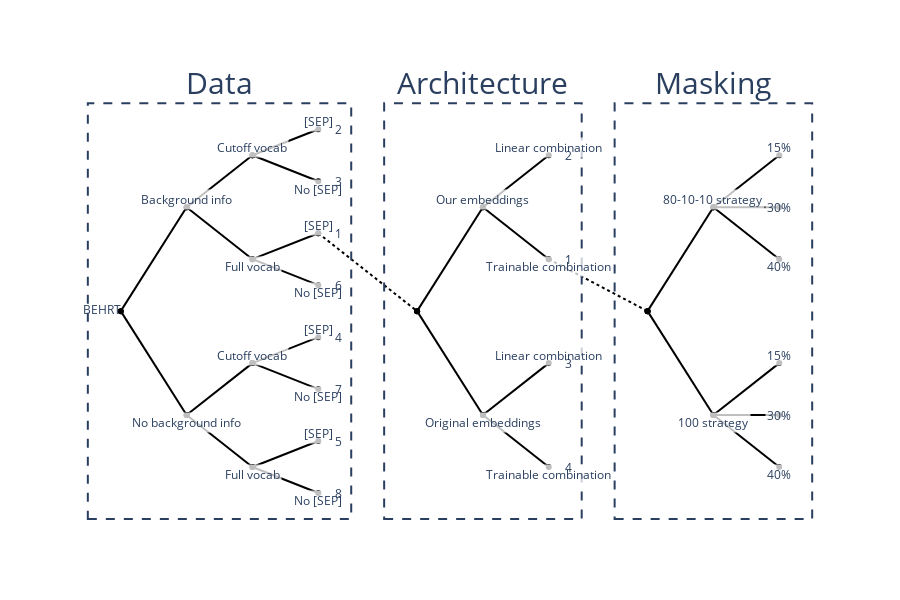

The code cell stored with this chart in its notebook:
### Code cell
fig = px.scatter()

make_graph(
    fig, 
    levels=3, 
    x_offset=0, 
    y0s=[0], 
    names=[("Background info", "No background info"), ("Cutoff vocab", "Full vocab"), ("[SEP]", "No [SEP]")],
    line_y=[0.75, 0],
    title="Data"    
)
make_graph(
    fig, 
    levels=2, 
    x_offset=4.5, 
    y0s=[0], 
    names=[("Our embeddings", "Original embeddings"), ("Linear combination", "Trainable combination"), ],
    line_y=[0.5, 0],
    title="Architecture",
)
make_graph(
    fig, 
    levels=2, 
    x_offset=8, 
    y0s=[0],
    signs=[1, 0, -1],
    names=[("80-10-10 strategy", None, "100 strategy"), ("15%", "30%", "40%")],
    line=False,
    title="Masking"
)

fig.update_layout(
    height=600,
    plot_bgcolor="white",
    xaxis=dict(
        visible=False
    ),
    yaxis=dict(
        visible=False
    ),
    showlegend=False,
)

fig.update_traces(
    textposition="top center",
    line=dict(
        color="black",
    ),
)

fig.add_trace(go.Scatter(x=[0], y=[0], mode="text", text="BEHRT", textposition="middle left"))

# Rankings (temp)
fig.add_annotation(x=3.3, y=0.75, text=1, showarrow=False)
fig.add_annotation(x=3.3, y=0.25, text=6, showarrow=False)
fig.add_annotation(x=3.3, y=1.75, text=2, showarrow=False)
fig.add_annotation(x=3.3, y=1.25, text=3, showarrow=False)
fig.add_annotation(x=3.3, y=-1.25, text=5, showarrow=False)
fig.add_annotation(x=3.3, y=-1.75, text=8, showarrow=False)
fig.add_annotation(x=3.3, y=-0.25, text=4, showarrow=False)
fig.add_annotation(x=3.3, y=-0.75, text=7, showarrow=False)

fig.add_annotation(x=6.8, y=1.5, text=2, showarrow=False)
fig.add_annotation(x=6.8, y=0.5, text=1, showarrow=False)
fig.add_annotation(x=6.8, y=-0.5, text=3, showarrow=False)
fig.add_annotation(x=6.8, y=-1.5, text=4, showarrow=False)


fig.show()

### Figure 1 — Plotly figure (JSON) as saved in the notebook; plotly's stock layout.template omitted (floating-point values rounded to 4 significant figures)
{"data": [{"hovertemplate": "<extra></extra>", "legendgroup": "", "line": {"color": "black"}, "marker": {"color": "#636efa", "symbol": "circle"}, "mode": "markers", "name": "", "orientation": "v", "showlegend": false, "textposition": "top center", "type": "scatter", "xaxis": "x", "yaxis": "y"}, {"line": {"color": "black"}, "mode": "lines+markers", "textposition": "top center", "type": "scatter", "x": [0, 1], "y": [0, 1]}, {"line": {"color": "black"}, "mode": "lines+markers", "textposition": "top center", "type": "scatter", "x": [0, 1], "y": [0, -1]}, {"line": {"color": "black"}, "mode": "lines+markers", "textposition": "top center", "type": "scatter", "x": [1, 2], "y": [1, 1.5]}, {"line": {"color": "black"}, "mode": "lines+markers", "textposition": "top center", "type": "scatter", "x": [1, 2], "y": [1, 0.5]}, {"line": {"color": "black"}, "mode": "lines+markers", "textposition": "top center", "type": "scatter", "x": [1, 2], "y": [-1, -0.5]}, {"line": {"color": "black"}, "mode": "lines+markers", "textposition": "top center", "type": "scatter", "x": [1, 2], "y": [-1, -1.5]}, {"line": {"color": "black"}, "mode": "lines+markers", "textposition": "top center", "type": "scatter", "x": [2, 3], "y": [1.5, 1.75]}, {"line": {"color": "black"}, "mode": "lines+markers", "textposition": "top center", "type": "scatter", "x": [2, 3], "y": [1.5, 1.25]}, {"line": {"color": "black"}, "mode": "lines+markers", "textposition": "top center", "type": "scatter", "x": [2, 3], "y": [0.5, 0.75]}, {"line": {"color": "black"}, "mode": "lines+markers", "textposition": "top center", "type": "scatter", "x": [2, 3], "y": [0.5, 0.25]}, {"line": {"color": "black"}, "mode": "lines+markers", "textposition": "top center", "type": "scatter", "x": [2, 3], "y": [-0.5, -0.25]}, {"line": {"color": "black"}, "mode": "lines+markers", "textposition": "top center", "type": "scatter", "x": [2, 3], "y": [-0.5, -0.75]}, {"line": {"color": "black"}, "mode": "lines+markers", "textposition": "top center", "type": "scatter", "x": [2, 3], "y": [-1.5, -1.25]}, {"line": {"color": "black"}, "mode": "lines+markers", "textposition": "top center", "type": "scatter", "x": [2, 3], "y": [-1.5, -1.75]}, {"line": {"color": "black", "dash": "dot"}, "mode": "markers+lines", "textposition": "top center", "type": "scatter", "x": [3, 4.5], "y": [0.75, 0]}, {"line": {"color": "black"}, "mode": "lines+markers", "textposition": "top center", "type": "scatter", "x": [4.5, 5.5], "y": [0, 1]}, {"line": {"color": "black"}, "mode": "lines+markers", "textposition": "top center", "type": "scatter", "x": [4.5, 5.5], "y": [0, -1]}, {"line": {"color": "black"}, "mode": "lines+markers", "textposition": "top center", "type": "scatter", "x": [5.5, 6.5], "y": [1, 1.5]}, {"line": {"color": "black"}, "mode": "lines+markers", "textposition": "top center", "type": "scatter", "x": [5.5, 6.5], "y": [1, 0.5]}, {"line": {"color": "black"}, "mode": "lines+markers", "textposition": "top center", "type": "scatter", "x": [5.5, 6.5], "y": [-1, -0.5]}, {"line": {"color": "black"}, "mode": "lines+markers", "textposition": "top center", "type": "scatter", "x": [5.5, 6.5], "y": [-1, -1.5]}, {"line": {"color": "black", "dash": "dot"}, "mode": "markers+lines", "textposition": "top center", "type": "scatter", "x": [6.5, 8], "y": [0.5, 0]}, {"line": {"color": "black"}, "mode": "lines+markers", "textposition": "top center", "type": "scatter", "x": [8, 9], "y": [0, 1]}, {"line": {"color": "black"}, "mode": "lines+markers", "textposition": "top center", "type": "scatter", "x": [8, 9], "y": [0, -1]}, {"line": {"color": "black"}, "mode": "lines+markers", "textposition": "top center", "type": "scatter", "x": [9, 10], "y": [1, 1.5]}, {"line": {"color": "black"}, "mode": "lines+markers", "textposition": "top center", "type": "scatter", "x": [9, 10], "y": [1, 1]}, {"line": {"color": "black"}, "mode": "lines+markers", "textposition": "top center", "type": "scatter", "x": [9, 10], "y": [1, 0.5]}, {"line": {"color": "black"}, "mode": "lines+markers", "textposition": "top center", "type": "scatter", "x": [9, 10], "y": [-1, -0.5]}, {"line": {"color": "black"}, "mode": "lines+markers", "textposition": "top center", "type": "scatter", "x": [9, 10], "y": [-1, -1]}, {"line": {"color": "black"}, "mode": "lines+markers", "textposition": "top center", "type": "scatter", "x": [9, 10], "y": [-1, -1.5]}, {"mode": "text", "text": "BEHRT", "textposition": "middle left", "type": "scatter", "x": [0], "y": [0]}], "layout": {"annotations": [{"bgcolor": "rgba(255, 255, 255, 0.75)", "showarrow": false, "text": "Background info", "x": 1, "y": 1.075}, {"bgcolor": "rgba(255, 255, 255, 0.75)", "showarrow": false, "text": "No background info", "x": 1, "y": -1.075}, {"bgcolor": "rgba(255, 255, 255, 0.75)", "showarrow": false, "text": "Cutoff vocab", "x": 2, "y": 1.575}, {"bgcolor": "rgba(255, 255, 255, 0.75)", "showarrow": false, "text": "Full vocab", "x": 2, "y": 0.425}, {"bgcolor": "rgba(255, 255, 255, 0.75)", "showarrow": false, "text": "Cutoff vocab", "x": 2, "y": -0.425}, {"bgcolor": "rgba(255, 255, 255, 0.75)", "showarrow": false, "text": "Full vocab", "x": 2, "y": -1.575}, {"bgcolor": "rgba(255, 255, 255, 0.75)", "showarrow": false, "text": "[SEP]", "x": 3, "y": 1.825}, {"bgcolor": "rgba(255, 255, 255, 0.75)", "showarrow": false, "text": "No [SEP]", "x": 3, "y": 1.175}, {"bgcolor": "rgba(255, 255, 255, 0.75)", "showarrow": false, "text": "[SEP]", "x": 3, "y": 0.825}, {"bgcolor": "rgba(255, 255, 255, 0.75)", "showarrow": false, "text": "No [SEP]", "x": 3, "y": 0.175}, {"bgcolor": "rgba(255, 255, 255, 0.75)", "showarrow": false, "text": "[SEP]", "x": 3, "y": -0.175}, {"bgcolor": "rgba(255, 255, 255, 0.75)", "showarrow": false, "text": "No [SEP]", "x": 3, "y": -0.825}, {"bgcolor": "rgba(255, 255, 255, 0.75)", "showarrow": false, "text": "[SEP]", "x": 3, "y": -1.175}, {"bgcolor": "rgba(255, 255, 255, 0.75)", "showarrow": false, "text": "No [SEP]", "x": 3, "y": -1.825}, {"font": {"size": 30}, "showarrow": false, "text": "Data", "x": 1.5, "y": 2.2}, {"bgcolor": "rgba(255, 255, 255, 0.75)", "showarrow": false, "text": "Our embeddings", "x": 5.5, "y": 1.075}, {"bgcolor": "rgba(255, 255, 255, 0.75)", "showarrow": false, "text": "Original embeddings", "x": 5.5, "y": -1.075}, {"bgcolor": "rgba(255, 255, 255, 0.75)", "showarrow": false, "text": "Linear combination", "x": 6.5, "y": 1.575}, {"bgcolor": "rgba(255, 255, 255, 0.75)", "showarrow": false, "text": "Trainable combination", "x": 6.5, "y": 0.425}, {"bgcolor": "rgba(255, 255, 255, 0.75)", "showarrow": false, "text": "Linear combination", "x": 6.5, "y": -0.425}, {"bgcolor": "rgba(255, 255, 255, 0.75)", "showarrow": false, "text": "Trainable combination", "x": 6.5, "y": -1.575}, {"font": {"size": 30}, "showarrow": false, "text": "Architecture", "x": 5.5, "y": 2.2}, {"bgcolor": "rgba(255, 255, 255, 0.75)", "showarrow": false, "text": "80-10-10 strategy", "x": 9, "y": 1.075}, {"bgcolor": "rgba(255, 255, 255, 0.75)", "showarrow": false, "text": "100 strategy", "x": 9, "y": -1.075}, {"bgcolor": "rgba(255, 255, 255, 0.75)", "showarrow": false, "text": "15%", "x": 10, "y": 1.575}, {"bgcolor": "rgba(255, 255, 255, 0.75)", "showarrow": false, "text": "30%", "x": 10, "y": 1}, {"bgcolor": "rgba(255, 255, 255, 0.75)", "showarrow": false, "text": "40%", "x": 10, "y": 0.425}, {"bgcolor": "rgba(255, 255, 255, 0.75)", "showarrow": false, "text": "15%", "x": 10, "y": -0.425}, {"bgcolor": "rgba(255, 255, 255, 0.75)", "showarrow": false, "text": "30%", "x": 10, "y": -1}, {"bgcolor": "rgba(255, 255, 255, 0.75)", "showarrow": false, "text": "40%", "x": 10, "y": -1.575}, {"font": {"size": 30}, "showarrow": false, "text": "Masking", "x": 9, "y": 2.2}, {"showarrow": false, "text": "1", "x": 3.3, "y": 0.75}, {"showarrow": false, "text": "6", "x": 3.3, "y": 0.25}, {"showarrow": false, "text": "2", "x": 3.3, "y": 1.75}, {"showarrow": false, "text": "3", "x": 3.3, "y": 1.25}, {"showarrow": false, "text": "5", "x": 3.3, "y": -1.25}, {"showarrow": false, "text": "8", "x": 3.3, "y": -1.75}, {"showarrow": false, "text": "4", "x": 3.3, "y": -0.25}, {"showarrow": false, "text": "7", "x": 3.3, "y": -0.75}, {"showarrow": false, "text": "2", "x": 6.8, "y": 1.5}, {"showarrow": false, "text": "1", "x": 6.8, "y": 0.5}, {"showarrow": false, "text": "3", "x": 6.8, "y": -0.5}, {"showarrow": false, "text": "4", "x": 6.8, "y": -1.5}], "height": 600, "legend": {"tracegroupgap": 0}, "margin": {"t": 60}, "plot_bgcolor": "white", "shapes": [{"line": {"dash": "dash"}, "type": "rect", "x0": -0.5, "x1": 3.5, "y0": -2, "y1": 2}, {"line": {"dash": "dash"}, "type": "rect", "x0": 4, "x1": 7, "y0": -2, "y1": 2}, {"line": {"dash": "dash"}, "type": "rect", "x0": 7.5, "x1": 10.5, "y0": -2, "y1": 2}], "showlegend": false, "xaxis": {"anchor": "y", "domain": [0, 1], "visible": false}, "yaxis": {"anchor": "x", "domain": [0, 1], "visible": false}}}
